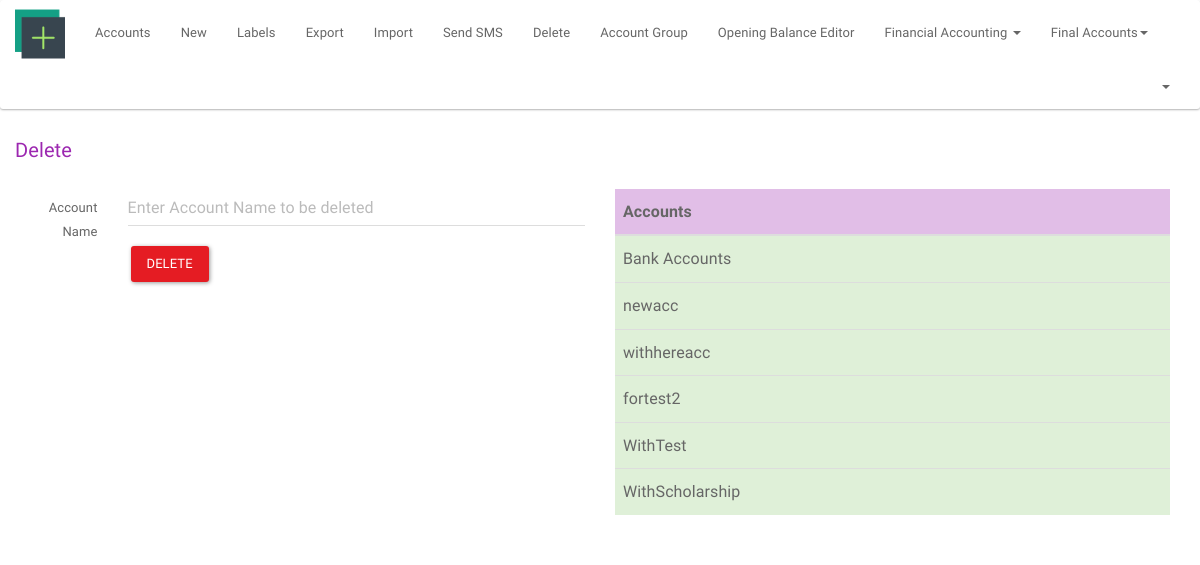
Before: /index.php/accounts/account_del with the older database file.
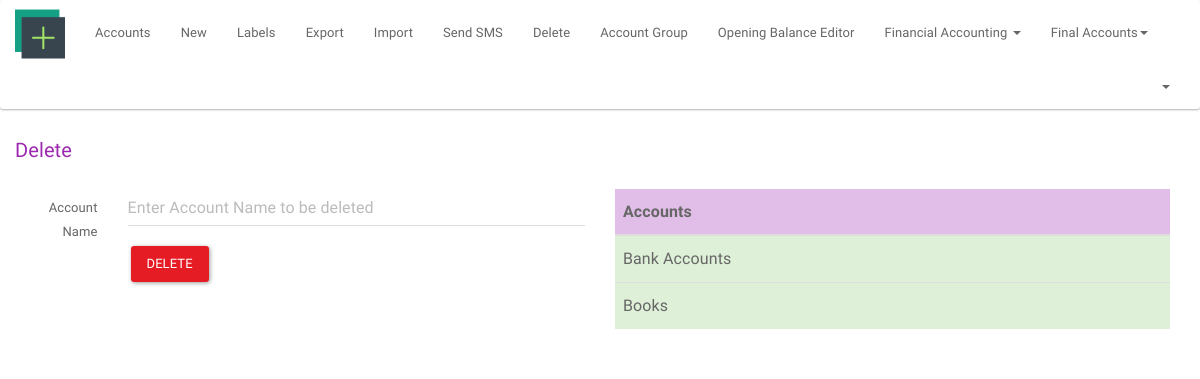
After: the same page with the newer database file.
### tables this page shows
CREATE TABLE `account` (
  `account_id` int(11) NOT NULL,
  `account_name` varchar(20) NOT NULL,
  `print_name` text NOT NULL,
  `group_acc` varchar(15) NOT NULL,
  `op_bal` int(5) NOT NULL,
  `dr_cr` varchar(20) NOT NULL,
  `address` text NOT NULL,
  `address1` text NOT NULL,
  `city` varchar(15) NOT NULL,
  `state` varchar(25) NOT NULL,
  `email` varchar(60) NOT NULL,
  `phone` int(10) NOT NULL,
  `mobile` int(10) NOT NULL,
  `contact_per` varchar(20) NOT NULL,
  `birthday_on` date NOT NULL,
  `anniv_on` date NOT NULL,
  `bank_name` text NOT NULL,
  `bank_acc_no` int(11) NOT NULL,
  `cheque_p_name` text NOT NULL
);

### application/controllers/accounts.php (called while the page is built, shortened)
<?php
class Accounts extends MY_Controller{
    public function __construct()
    {
        $this->load->model('get_header_info','ghi');
        $username = $this->ghi->get_admin();
        $this->load->view('private/accounts/header',['username'=>$username]);
        $this->load->view('private/accounts/footer');
        $this->form_validation->set_error_delimiters('<div class="text-danger">', '</div>');
    }
    public function account_del()
    {
        if ($this->form_validation->run('account_delete')) {
            $post = $this->input->post();
            unset($post['del_account_name']);
            $this->load->model('del_model', 'dm');
            $value = $post['account_name_delete'];
            $table_name='account';
            $field='account_name';
            if($this->dm->delete_row($table_name,$field,$value)){
                $this->load->model('get_model', 'gm');
                $list= $this->gm->get_list($field,$table_name);
                $this->load->view('private/accounts/delete',['view' => $list]);
            }
        }
        else{
            $table_name='account';
            $field='account_name';
            $this->load->model('get_model', 'gm');
            $list= $this->gm->get_list($field,$table_name);
            $this->load->view('private/accounts/delete',['view' => $list]);
        }
    }
}

### index.php (called while the page is built, shortened)
<?php
require_once BASEPATH.'core/CodeIgniter.php';

### application/models/get_model.php (called while the page is built, shortened)
<?php
class Get_model extends MY_Model
{
    public function get_list($field,$table_name)
    {
        $query = $this->db->select($field)->get($table_name);
        $res = $query->result();
        $array=json_decode(json_encode($res),true);
        return $array;
    }
}

### application/views/private/accounts/delete.php (the view, shortened to what this page needs)
<div class="container">
    <div class="row">
        <p class="text-info" style="font-size: 20px;">Delete</p>
        <div class="col-lg-6">
            <?php echo form_open('accounts/account_del', ['class' => 'form-horizontal']); ?>
            <div class="form-group">
                <label for="inputText" class="col-lg-2 control-label">Account Name</label>
                <div class="col-lg-10">
                    <?php  echo form_input(['name' => 'account_name_delete', 'class' => 'form-control',
                        'placeholder' => 'Enter Account Name to be deleted',
                        'value' => set_value('account_name_delete')]);
                    ?>
                </div>
                <input type="submit" name="del_account_name" class="btn btn-danger" value="DELETE" style="margin-left: 18px; margin-top: 20px;">
            </div>
        </div>
        <div class="col-lg-6">
            <table class="table table-hover ">
                <thead>
                <tr class="info">
                    <th>Accounts</th>
                </tr>
                </thead>
                <tbody>
                <?php if (count($view)): ?>
                    <?php
                    foreach ($view as $account_name) {
                        echo "<tr class='success'><td>" . $account_name['account_name'] . '<br>' . "</td></tr>";
                   }
                    ?>
                <?php else: ?>
                    <tr>
                        <td>No Records Found</td>
                    </tr>
                <?php endif; ?>
                </tbody>
            </table>
        </div>
    </div>
</div>

Changed rows visible on the page:
removed account: account_name "newacc"
removed account: account_name "withhereacc"
removed account: account_name "fortest2"
removed account: account_name "WithTest"
removed account: account_name "WithScholarship"
added account: account_name "Books"
